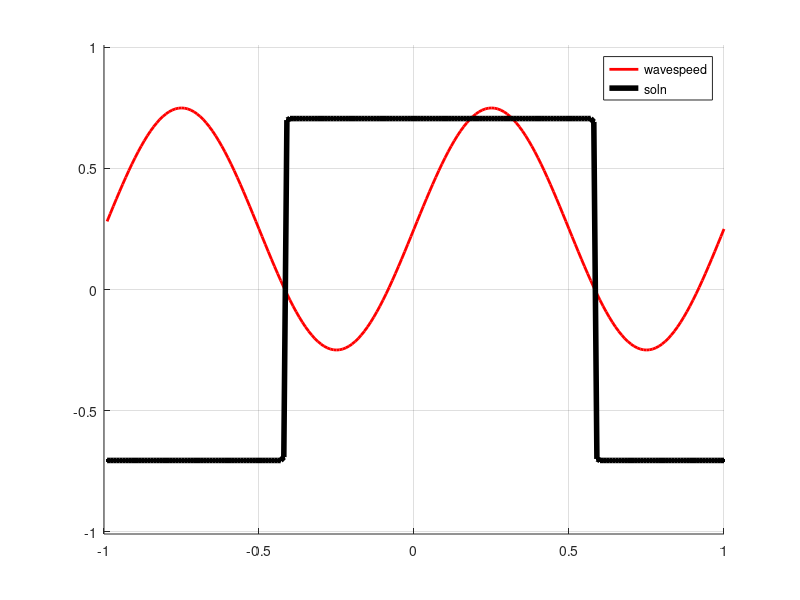

Source code (MATLAB):
% explicit solution of advection eqn  u_t + a(x) u_x, periodic BCs

% Grid and initial data:
h = .01;
x = (-1+h:h:1)';
a = 0.5*sin(2*pi*x) + 0.25;
k = .25*h/max(abs(a));
% initial data:
%v = abs(x-0.0) < 0.1;
v = cos(3*pi*x);

figure(1); clf; hold on;
plot(x,a, 'r-', 'linewidth', 2);
plt = plot(x,v,'k.-', 'linewidth',4);
legend('wavespeed', 'soln');
axis([-1 1 -1.01 1.01])
grid on

% Sparse matrices for finite differences
N = length(x);  e = ones(N,1);
Db = spdiags([-e  e], [-1 0], N, N);  % backward difference
Df = spdiags([-e  e], [0  1], N, N);  % forward difference
Db(1,end) = -1;
Df(end,1) = 1;
Db = 1/h * Db;
Df = 1/h * Df;

Tf = 5;
% adjust either final time or time-step to have integer steps
numsteps = ceil(Tf / k);
%k = Tf / numsteps
Tf = k*numsteps;

disp('paused'); pause

% Time-stepping:
for n=1:numsteps
  % Note "vectorized" upwinding.
  vnew = v + k*(-a.*(...
      (a > 0).*(Db*v) + (a <= 0).*(Df*v) ));
  % Note: should think about how to do this with loops...
  % if (a(j) > 0)
  %    % use backward diff
  % else
  %    % use forward diff
  % end
  v = vnew;
  set(plt,'ydata',v)
  drawnow
  %pause
end

